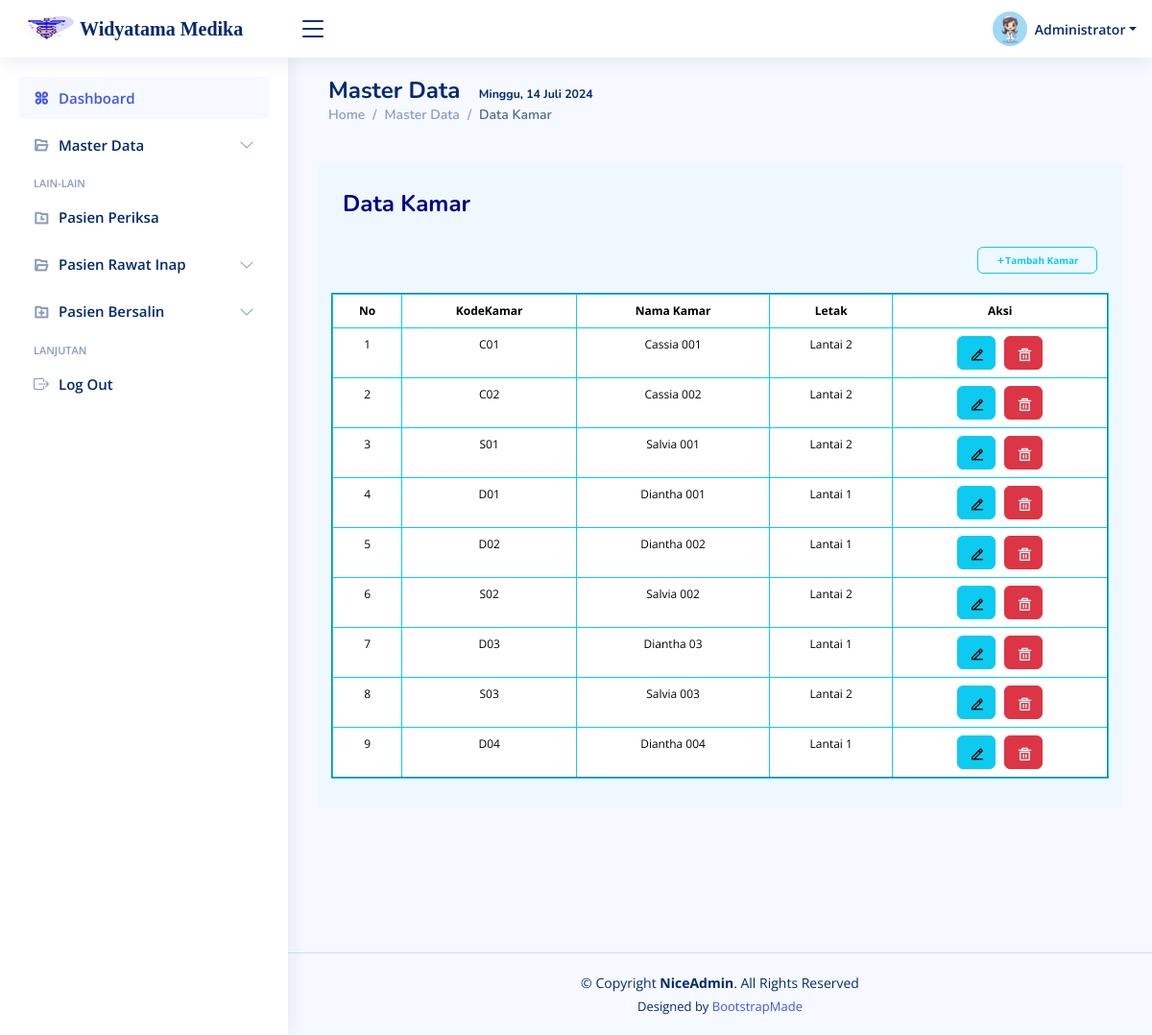
The page /admin/index.php?page=kamar (signed in) on the database its author committed.
### tables this page shows
CREATE TABLE `tb_kamar` (
  `id` int(11) NOT NULL,
  `kd_kamar` varchar(10) NOT NULL,
  `nama` varchar(50) NOT NULL,
  `letak` varchar(45) NOT NULL
);

### admin/kamar.php (the view, shortened to what this page needs)
<main id="main" class="main">
<div class="pagetitle">
      <h1 style="font-weight:bold;">Master Data &nbsp;
        <small><small><small><small><small>
        </small></small></small></small></small>
        </h1>
      <nav>
        <ol class="breadcrumb">
          <li class="breadcrumb-item"><a href="?page=Dashboard">Home</a></li>
          <li class="breadcrumb-item">Master Data</li>
          <li class="breadcrumb-item active">Data Kamar</li>
        </ol>
      </nav>
      <br>
 <?php
include "../config/koneksi.php";
$sqlkamar = "SELECT * FROM tb_kamar";
$query = mysqli_query($koneksi, $sqlkamar) or die("SQL Error");
$nomor = 1;
?>
<div class="row" style="background-color:aliceblue; padding: 15px" >
    <h4 style="color:darkblue; font-weight:bold; margin-top:13px;">Data Kamar</h4><br><br><br>
    <a href="?page=Tkamar"><button type="button" class="btn btn-outline-info" style="font-weight: bold; font-size:10px; width:125px; height:28px; float:right;">
    <i class="ri-add-fill"></i>Tambah Kamar</button></a><br><br>
    <table class="table table-bordered border-info" border="2" style="text-align: center; font-size: 12px;">
                <thead>
                  <tr>
                    <th>No</th>
                    <th>KodeKamar</th>
                    <th>Nama Kamar</th>
                    <th>Letak</th>
                    <th>Aksi</th>
                  </tr>
                </thead>
                <tbody>
                <?php
                   while ($row = mysqli_fetch_assoc($query))
                {
                  ?>
                  <tr>
                  <td><?= $nomor ?></td>
                    <td><?= $row['kd_kamar'] ?></td>
                    <td><?= $row['nama'] ?></td>
                    <td><?= $row['letak'] ?></td>
                    <td>
                      <a href="?page=Ekamar&id=<?= $row['id'];?>">
                      <button type="button" class="btn btn-info" style="width: 40px; height: 35px;"><i class="ri-edit-2-line"></i></button>
                      </a>&nbsp;
                      <a href="?page=Hkamar&id=<?= $row['id'];?>">
                      <button type="button" class="btn btn-danger"  style="width: 40px; height: 35px;"><i class="ri-delete-bin-5-line"></i></button></a>
                    </td>
                  </tr>
                  <?php $nomor++;
                }  ?>
                </tbody>
              </table>
</div>
</div>
</main>

### admin/index.php (shortened to what this page needs)
<!DOCTYPE html>
<html lang="en">
<head>
    <link href="../assets/vendor/bootstrap/css/bootstrap.min.css" rel="stylesheet">
    <link href="../assets/vendor/bootstrap-icons/bootstrap-icons.css" rel="stylesheet">
    <link href="../assets/vendor/boxicons/css/boxicons.min.css" rel="stylesheet">
    <link href="../assets/vendor/quill/quill.snow.css" rel="stylesheet">
    <link href="../assets/vendor/quill/quill.bubble.css" rel="stylesheet">
    <link href="../assets/vendor/remixicon/remixicon.css" rel="stylesheet">
    <link href="../assets/vendor/simple-datatables/style.css" rel="stylesheet">
    <link rel="stylesheet" href="../assets/css/style.css">
</head>
<body>
    <?php include "header.php"; ?>
    <?php include "sidebar.php"; ?>
    <div class="container-fluid">
        <?php include "content.php"; ?>
    </div>
    <?php include "footer.php"; ?>
</body>
</html>

### admin/header.php (shortened to what this page needs)
<header id="header" class="header fixed-top d-flex align-items-center">
<div class="d-flex align-items-center justify-content-between" >
  <a href="index.html" class="logo d-flex align-items-center">
    <img src="../assets/img/caduceus-symbol.png" alt="" style="width: 57px;">
    <span class="d-none d-lg-block" style="font-family:Optima; font-size:20px">Widyatama Medika</span>
  </a>
  <i class="bi bi-list toggle-sidebar-btn"></i>
</div>
<nav class="header-nav ms-auto">
  <ul class="d-flex align-items-center">
    <li class="nav-item dropdown pe-3">
      <a class="nav-link nav-profile d-flex align-items-center pe-0" href="#" data-bs-toggle="dropdown">
        <img src="../assets/img/profilklnik.jpg" alt="Profile" class="rounded-circle">
        <span class="d-none d-md-block dropdown-toggle ps-2">Administrator</span>
      </a>
    </li>
  </ul>
</nav>
</header>

### admin/sidebar.php (shortened to what this page needs)
<aside id="sidebar" class="sidebar">
    <ul class="sidebar-nav" id="sidebar-nav">
      <li class="nav-item">
        <a class="nav-link " href="?page=dashboard">
        <i class="ri-apps-line"></i>
          <span>Dashboard</span>
        </a>
      </li>
      <li class="nav-item">
        <a class="nav-link collapsed" data-bs-target="#components-nav" data-bs-toggle="collapse" href="?page=home">
        <i class="ri-folder-open-line"></i>
        <span>Master Data</span><i class="bi bi-chevron-down ms-auto"></i>
        </a>
    </li>
    <li class="nav-heading">Lain-Lain</li>
    <li class="nav-item">
        <a class="nav-link collapsed" href="?page=periksa">
        <i class="ri-folder-history-line"></i>
          <span>Pasien Periksa</span>
        </a>
    </li>
    <li class="nav-item">
        <a class="nav-link collapsed" data-bs-target="#form-nav" data-bs-toggle="collapse" href="?page=home">
        <i class="ri-folder-open-line"></i>
        <span>Pasien Rawat Inap</span><i class="bi bi-chevron-down ms-auto"></i>
        </a>
    </li>
    <li class="nav-item">
        <a class="nav-link collapsed" data-bs-target="#components2-nav" data-bs-toggle="collapse" href="?page=home">
        <i class="ri-folder-add-line"></i>
        <span>Pasien Bersalin</span><i class="bi bi-chevron-down ms-auto"></i>
        </a>
    </li>
    <li class="nav-heading">Lanjutan</li>
    <li class="nav-item">
        <a class="nav-link collapsed" href="logout.php">
        <i class="bi bi-box-arrow-right"></i>
          <span>Log Out</span>
        </a>
    </li>
    </ul>
</aside>

### admin/content.php
<?php
    if(isset($_GET['page']))
    {
        if(empty($_GET['page']))
        {
            include "dashboard.php";
        } else {
            $page=$_GET['page'];
            $file=$page.".php";
            if (file_exists($file)) {
                include $file;
            } else{
            }
        }
    }
     else {
        include "dashboard.php";
    }
?>

### admin/footer.php
<br>
<br><br><br><br>
<footer id="footer" class="footer">
    <div class="copyright">
      &copy; Copyright <strong><span>NiceAdmin</span></strong>. All Rights Reserved
    </div>
    <div class="credits">
      Designed by <a href="https://bootstrapmade.com/">BootstrapMade</a>
    </div>
  </footer>

### assets/css/style.css (style rules this page uses)
:root { scroll-behavior: smooth; }
body { font-family: "Open Sans", sans-serif; background: #f6f9ff; color: #444444; }
a { color: #4154f1; text-decoration: none; }
h1, h2, h3, h4, h5, h6 { font-family: "Nunito", sans-serif; }
#main { margin-top: 60px; padding: 20px 30px; transition: all 0.3s; }
.pagetitle { margin-bottom: 10px; }
.pagetitle h1 { font-size: 24px; margin-bottom: 0; font-weight: 600; color: #012970; }
.breadcrumb { font-size: 14px; font-family: "Nunito", sans-serif; color: #899bbd; font-weight: 600; }
.breadcrumb a { color: #899bbd; transition: 0.3s; }
.breadcrumb .breadcrumb-item::before { color: #899bbd; }
.breadcrumb .active { color: #51678f; font-weight: 600; }
.logo { line-height: 1; }
@media (min-width: 1200px) { .logo { width: 280px; } }
.logo img { max-height: 26px; margin-right: 6px; }
.logo span { font-size: 26px; font-weight: 700; color: #012970; font-family: "Nunito", sans-serif; }
.header { transition: all 0.5s; z-index: 997; height: 60px; box-shadow: 0px 2px 20px rgba(1, 41, 112, 0.1); background-color: #fff; padding-left: 20px; }
.header .toggle-sidebar-btn { font-size: 32px; padding-left: 10px; cursor: pointer; color: #012970; }
.header-nav ul { list-style: none; }
.header-nav>ul { margin: 0; padding: 0; }
.header-nav .nav-profile { color: #012970; }
.header-nav .nav-profile img { max-height: 36px; }
.header-nav .nav-profile span { font-size: 14px; font-weight: 600; }
.sidebar { position: fixed; top: 60px; left: 0; bottom: 0; width: 300px; z-index: 996; transition: all 0.3s; padding: 20px; overflow-y: auto; scrollbar-width: thin; scrollbar-color: #aab7cf transparent; box-shadow: 0px 0px 20px rgba(1, 41, 112, 0.1); background-color: #fff; }
@media (min-width: 1200px) { #main, #footer { margin-left: 300px; } }
.sidebar-nav { padding: 0; margin: 0; list-style: none; }
.sidebar-nav li { padding: 0; margin: 0; list-style: none; }
.sidebar-nav .nav-item { margin-bottom: 5px; }
.sidebar-nav .nav-heading { font-size: 11px; text-transform: uppercase; color: #899bbd; font-weight: 600; margin: 10px 0 5px 15px; }
.sidebar-nav .nav-link { display: flex; align-items: center; font-size: 15px; font-weight: 600; color: #4154f1; transition: 0.3; background: #f6f9ff; padding: 10px 15px; border-radius: 4px; }
.sidebar-nav .nav-link i { font-size: 16px; margin-right: 10px; color: #4154f1; }
.sidebar-nav .nav-link.collapsed { color: #012970; background: #fff; }
.sidebar-nav .nav-link.collapsed i { color: #899bbd; }
.sidebar-nav .nav-link .bi-chevron-down { margin-right: 0; transition: transform 0.2s ease-in-out; }
.footer { padding: 20px 0; font-size: 14px; transition: all 0.3s; border-top: 1px solid #cddfff; }
.footer .copyright { text-align: center; color: #012970; }
.footer .credits { padding-top: 5px; text-align: center; font-size: 13px; color: #012970; }

### rows shown on the page
tb_kamar: kd_kamar "C01", nama "Cassia 001", letak "Lantai 2"
tb_kamar: kd_kamar "C02", nama "Cassia 002", letak "Lantai 2"
tb_kamar: kd_kamar "S01", nama "Salvia 001", letak "Lantai 2"
tb_kamar: kd_kamar "D01", nama "Diantha 001", letak "Lantai 1"
tb_kamar: kd_kamar "D02", nama "Diantha 002", letak "Lantai 1"
tb_kamar: kd_kamar "S02", nama "Salvia 002", letak "Lantai 2"
tb_kamar: kd_kamar "D03", nama "Diantha 03", letak "Lantai 1"
tb_kamar: kd_kamar "S03", nama "Salvia 003", letak "Lantai 2"
tb_kamar: kd_kamar "D04", nama "Diantha 004", letak "Lantai 1"
